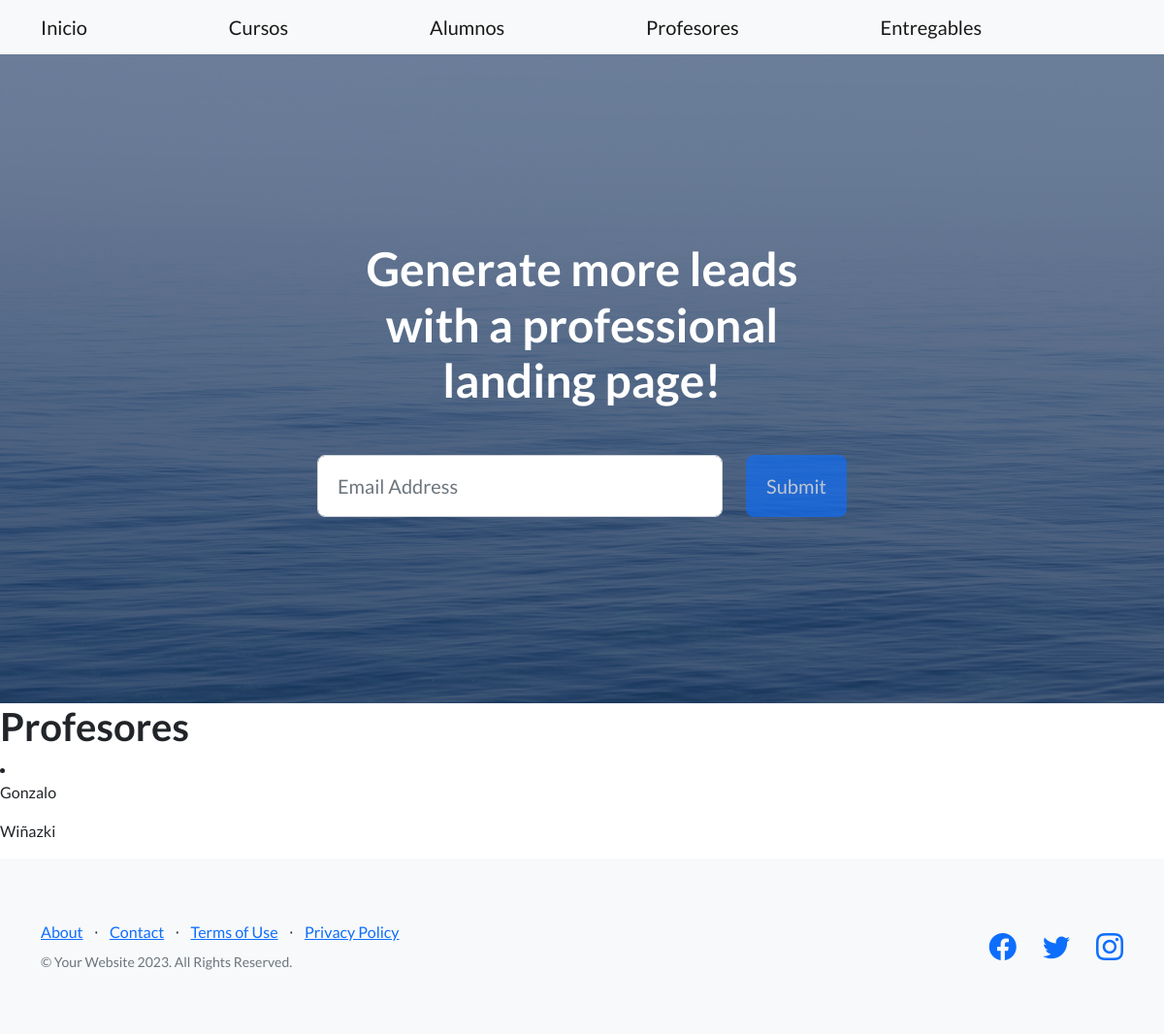
The app's page /leerProfesores/, older data.
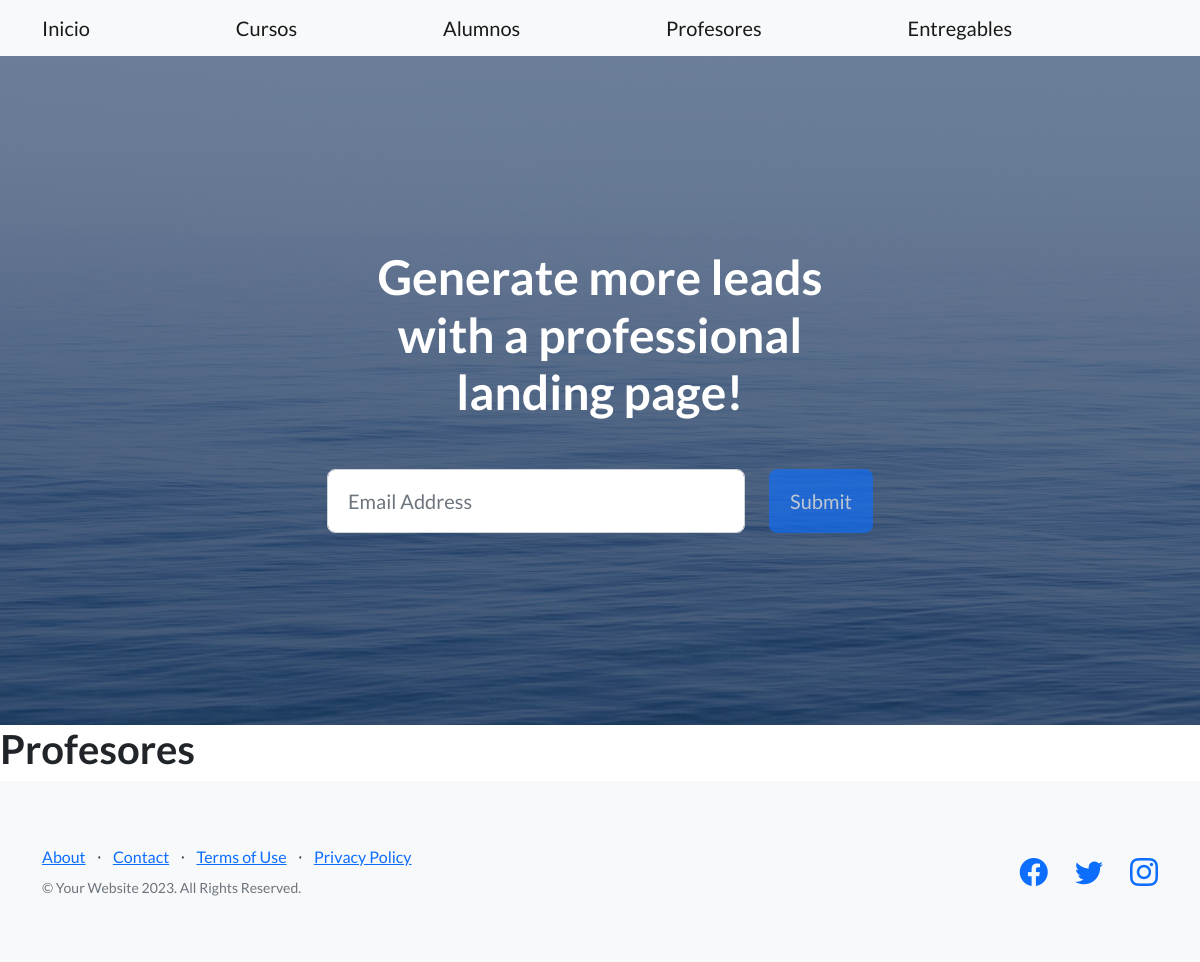
The same page, newer data.
### appcoder/models.py (models this page shows, shortened)
class Profesor(models.Model):
    nombre = models.CharField(max_length=30)
    apellido = models.CharField(max_length=30)
    email = models.EmailField()
    profesion = models.CharField(max_length=40)

### appcoder/views.py (the view)
# urls.py: path('leerProfesores/',leerProfesores,name="LeerProfesores"),
def leerProfesores(request):
    profesores = Profesor.objects.all()
    return render(request,"appcoder/leerProfesores.html",{"profesores": profesores})

### appcoder/templates/appcoder/leerProfesores.html
{%extends "appcoder/base.html"%} {% block titulo %} Leer profesores{%endblock %}
{% block contenidoCambiante %}
<h1>Profesores</h1>
{% for profesor in profesores %}
<li>
  <p>{{profesor.nombre}}</p>
  <p>{{profesor.apellido}}</p>
</li>
{% endfor %} {% endblock %}

Row changes from the older to the newer data that the page shows:
removed Profesor: nombre "Gonzalo", apellido "Wiñazki"
